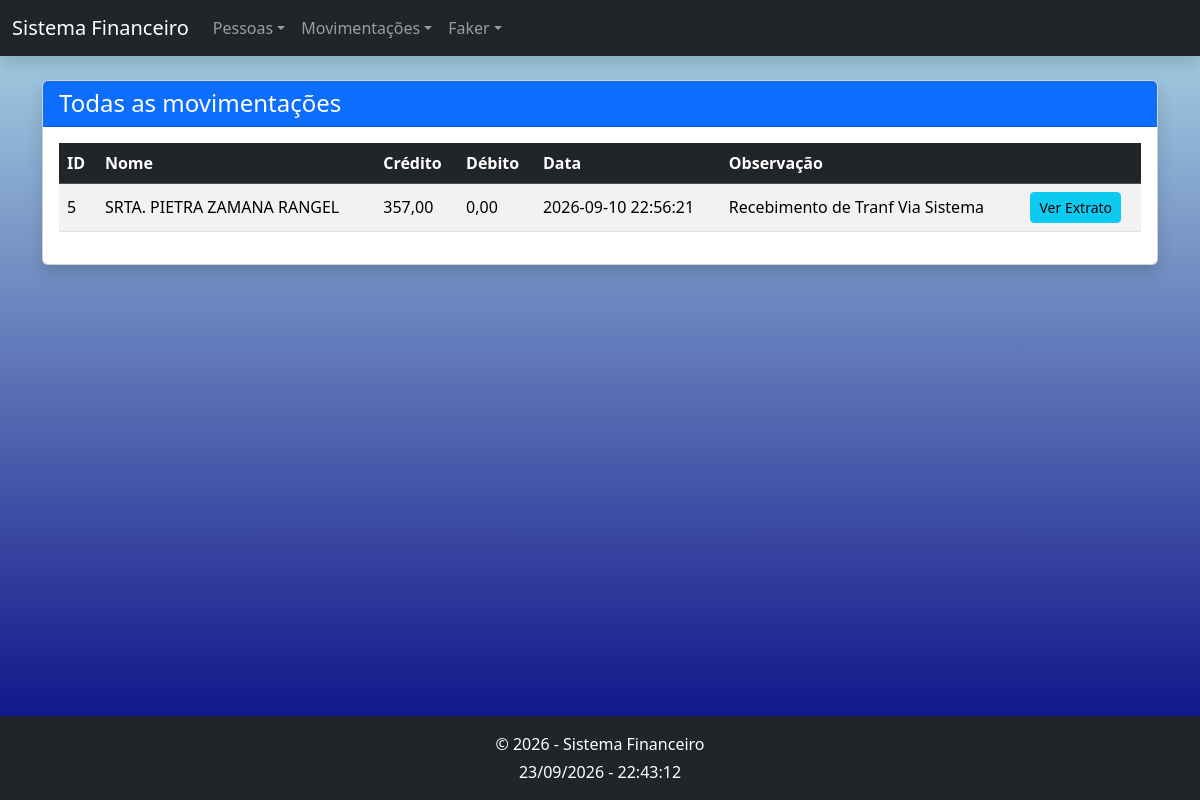
Page /movimentacoes on the committed database.
### tables this page shows
CREATE TABLE `movimentacao` (
  `id` int(11) NOT NULL AUTO_INCREMENT,
  `idPessoa` int(11) DEFAULT NULL,
  `Credito` decimal(15,2) DEFAULT NULL,
  `Debito` decimal(15,2) DEFAULT NULL,
  `DataOperacao` timestamp NULL DEFAULT current_timestamp() ON UPDATE current_timestamp(),
  `Observacao` varchar(255) DEFAULT NULL,
  `CreatedAt` timestamp NULL DEFAULT current_timestamp(),
  PRIMARY KEY (`id`) USING BTREE,
  KEY `id` (`id`) USING BTREE,
  KEY `FK_ID_PESSOA` (`idPessoa`) USING BTREE,
  CONSTRAINT `FK_ID_PESSOA` FOREIGN KEY (`idPessoa`) REFERENCES `pessoas` (`id`) ON DELETE CASCADE ON UPDATE CASCADE
);

CREATE TABLE `pessoas` (
  `id` int(11) NOT NULL AUTO_INCREMENT,
  `nome` varchar(100) NOT NULL,
  `telefone` varchar(15) DEFAULT NULL,
  `cpf` varchar(11) NOT NULL,
  `endereco` varchar(255) DEFAULT NULL,
  `createdAt` timestamp NULL DEFAULT current_timestamp(),
  `updatedAt` timestamp NULL DEFAULT current_timestamp() ON UPDATE current_timestamp(),
  PRIMARY KEY (`id`) USING BTREE,
  UNIQUE KEY `cpf` (`cpf`) USING BTREE
);

### src/Core/View.php (called while the page is built, shortened)
<?php
class View
{
    public static function render(string $view, array $dados = [], string $layout = 'layout'): void
    {
        self::incluir($view, $dados);
    }
    private static function incluir(string $view, array $dados): void
    {
        extract($dados, EXTR_SKIP);
        require self::PASTA . '/' . $view . '.php';
    }
}

### src/Controllers/MovimentacaoController.php (called while the page is built, shortened)
<?php
class MovimentacaoController
{
    public function index(): void
    {
        View::render('movimentacoes/listar', ['movs' => $this->movDAO->findAll()]);
    }
}

### public/index.php (called while the page is built, shortened)
<?php
$router = new Router();
try {
    $router->dispatch($_SERVER['REQUEST_METHOD'], $_SERVER['REQUEST_URI']);
} catch (Throwable $e) {
    error_log($e);
    http_response_code(500);
    View::render('erros/erro', [
        'titulo'   => 'Erro interno',
        'mensagem' => config('debug') ? $e->getMessage() : 'Ocorreu um erro inesperado. Tente novamente.',
    ]);
}

### src/DAO/MovimentacaoDAO.php (called while the page is built, shortened)
<?php
class MovimentacaoDAO
{
    private PDO $conn;
    public function __construct(?PDO $conn = null)
    {
        $this->conn = $conn ?? Database::connection();
    }
    public function findAll(): array
    {
        $sql = "SELECT m.id, m.idPessoa, p.nome, m.Credito, m.Debito, m.DataOperacao, m.Observacao
                FROM movimentacao m
                INNER JOIN pessoas p ON p.id = m.idPessoa
                ORDER BY m.DataOperacao DESC, m.id DESC";
        return $this->conn->query($sql)->fetchAll();
    }
}

### src/helpers.php (called while the page is built, shortened)
<?php
function e(mixed $valor): string
{
    return htmlspecialchars((string) $valor, ENT_QUOTES | ENT_SUBSTITUTE, 'UTF-8');
}
function moeda(mixed $valor): string
{
    return number_format((float) $valor, 2, ',', '.');
}

### views/movimentacoes/listar.php (the view)
<div class="card shadow">
    <div class="card-header bg-primary text-white"><h4 class="mb-0">Todas as movimentações</h4></div>
    <div class="card-body">
        <table class="table table-striped table-hover align-middle">
            <thead class="table-dark">
                <tr><th>ID</th><th>Nome</th><th>Crédito</th><th>Débito</th><th>Data</th><th>Observação</th><th></th></tr>
            </thead>
            <tbody>
            <?php foreach ($movs as $m): ?>
                <tr>
                    <td><?= e($m['id']) ?></td>
                    <td><?= e($m['nome']) ?></td>
                    <td><?= moeda($m['Credito']) ?></td>
                    <td><?= moeda($m['Debito']) ?></td>
                    <td><?= e($m['DataOperacao']) ?></td>
                    <td><?= e($m['Observacao']) ?></td>
                    <td><a href="/movimentacoes/extrato/<?= (int) $m['idPessoa'] ?>" class="btn btn-info btn-sm">Ver Extrato</a></td>
                </tr>
            <?php endforeach; ?>
            </tbody>
        </table>
    </div>
</div>

### src/Core/Router.php (shortened to what this page needs)
<?php
class Router
{
    private array $rotas = [];
    private function add(string $metodo, string $caminho, array $handler): void
    {
        $regex = '#^' . preg_replace('#\{(\w+)\}#', '(?P<$1>[^/]+)', $caminho) . '$#';
        $this->rotas[$metodo][] = [$regex, $handler];
    }
    public function dispatch(string $metodo, string $uri): void
    {
        $caminho = rtrim((string) parse_url($uri, PHP_URL_PATH), '/') ?: '/';
        foreach ($this->rotas[$metodo] ?? [] as [$regex, $handler]) {
            if (preg_match($regex, $caminho, $m)) {
                $params = array_values(array_filter($m, 'is_string', ARRAY_FILTER_USE_KEY));
                [$classe, $acao] = $handler;
                (new $classe())->$acao(...$params);
                return;
            }
        }
    }
}

### public/assets/css/app.css (style rules this page uses)
body { background: linear-gradient(to bottom, #add8e6, #000080); background-attachment: fixed; }

### rows in the picture
movimentacao: id "5", idPessoa.nome "SRTA. PIETRA ZAMANA RANGEL", Credito "357,00", Debito "0,00", DataOperacao "2026-09-10 22:56:21", Observacao "Recebimento de Tranf Via Sistema"
